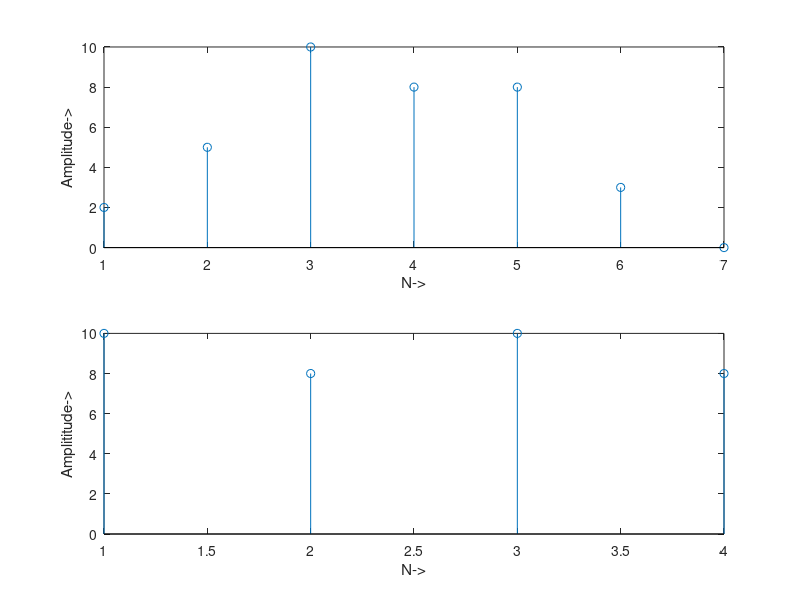

The MATLAB script that drew this image:
clc;
g = [2 1 2 1];
h = [1 2 3];
N1=length(g);
N2=length(h);
N=max(N1,N2);
N3=N1-N2;

if(N3>0)
    h=[h,zeros(1,N3)];
else
    g=[g,zeros(1,-N3)];
end
for n=1:N;
    y(n)=0;
    for i=1:N;
        j=n-i+1;
        if(j<=0)
            j = N+j;
        end
        y(n)=[y(n)+(g(i)*h(j))];
    end
end

y2=conv(g,h);
subplot(2,1,1);
stem(y2);
ylabel('Amplitude->');
xlabel('N->');
disp('Linear Convolution:');y2

disp('Circular Convolution: ');y
subplot(2,1,2);
stem(y);
xlabel('N->');
ylabel('Amplititude->');